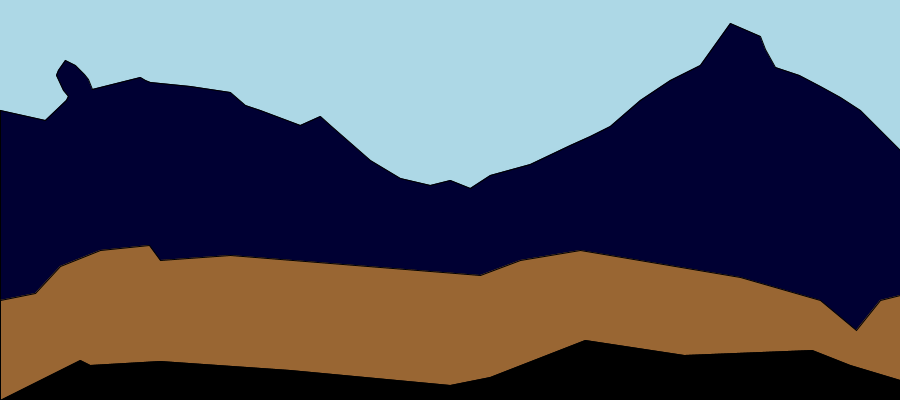
Frame 1 (no input)
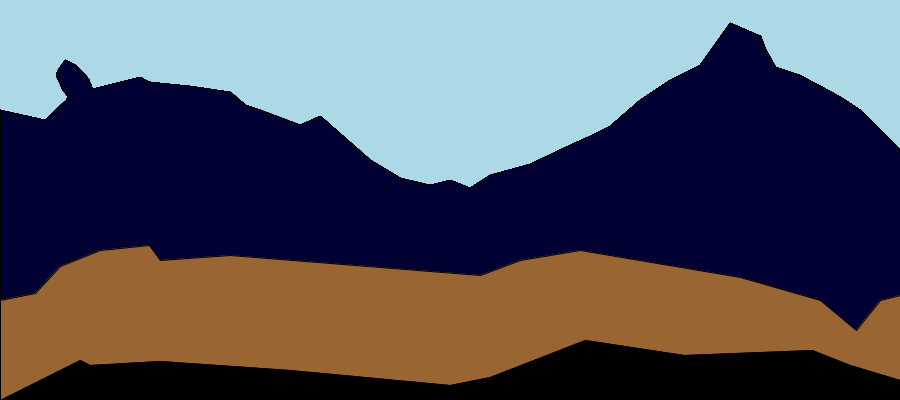
Frame 60 (the mouse pressed at the canvas centre just before this capture)
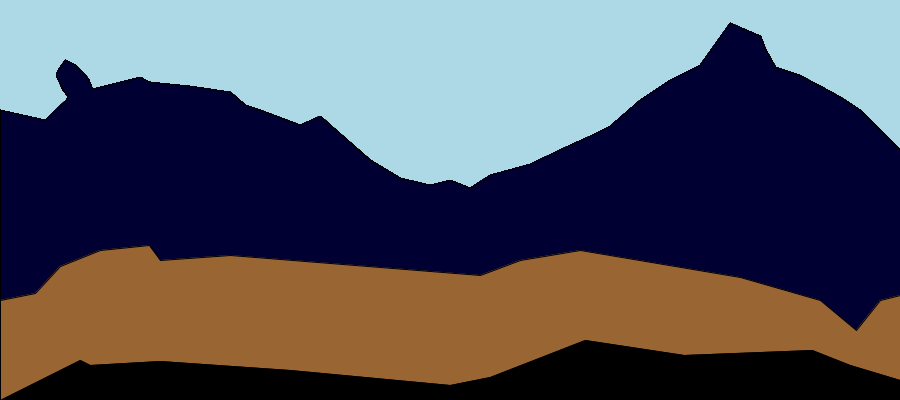
Frame 120 (the mouse held since frame 60 and released just before this capture)

The Processing sketch that drew these frames (run headless with seeded random() and noise(); from frame 60 on, the mouse is pressed at the canvas centre):

// Processing sketch: processing_68682
// ── processing_68682.pde

void setup()
{
  size(900,400);
  background(#ADD8E6);
  noFill();
  smooth();
}
void draw()
{
  beginShape();
  smooth();
  fill(#000033);
  vertex(0,350);  
  vertex(0,320); 
  vertex(0,117);
  vertex(0,110);
  vertex(45,120);
  vertex(66,100); 
  vertex(68,96);  
  vertex(63,90);  
  vertex(56,75);  
  vertex(58,70);  
  vertex(65,60);  
  vertex(75,65);  
  vertex(84,74);  
  vertex(88,79);  
  vertex(92,89);
  vertex(140,77);
  vertex(145,80);
  vertex(150,82);
  vertex(170,84);
  vertex(190,86);
  vertex(230,92);
  vertex(245,105);
  vertex(260,110);
  vertex(300,125);
  vertex(320,116);
  vertex(330,125);
  vertex(370,160);
  vertex(400,178);
  vertex(430,185);
  vertex(450,180);
  vertex(470,188);
  vertex(490,175);
  vertex(530,164);
  vertex(570,145);
  vertex(590,136);
  vertex(610,126);
  vertex(640,100);
  vertex(670,80);
  vertex(700,65);
  vertex(730,23);
  vertex(760,36);
  vertex(765,49);
  vertex(775,67);
  vertex(799,75);
  vertex(820,86);
  vertex(840,97);
  vertex(860,110);
  vertex(900,150);
  vertex(900,350);
  endShape();//hasta aqui son los volcanes
  
  beginShape();
  fill(#996633);
  vertex(0,400);
  vertex(0,300);
  vertex(35,293);
  vertex(60,266);
  vertex(100,250);
  vertex(149,245);
  vertex(160,260);
  vertex(230,255);
  vertex(480,275);
  vertex(520,260);
  vertex(580,250);
  vertex(740,277);
  vertex(820,300);
  vertex(856,330);
  vertex(880,300);
  vertex(900,295);
  vertex(900,400);
  endShape();//cerros cafes
  
  beginShape();
  fill(0,0,0);
  vertex(0,400);
  vertex(80,360);
  vertex(90,365);
  vertex(160,361);
  vertex(290,370);
  vertex(450,385);
  vertex(490,377);
  vertex(585,340);
  vertex(684,355);
  vertex(812,350);
  vertex(850,365);
  vertex(900,380);
  vertex(900,400);
  endShape();//capa negra
}
